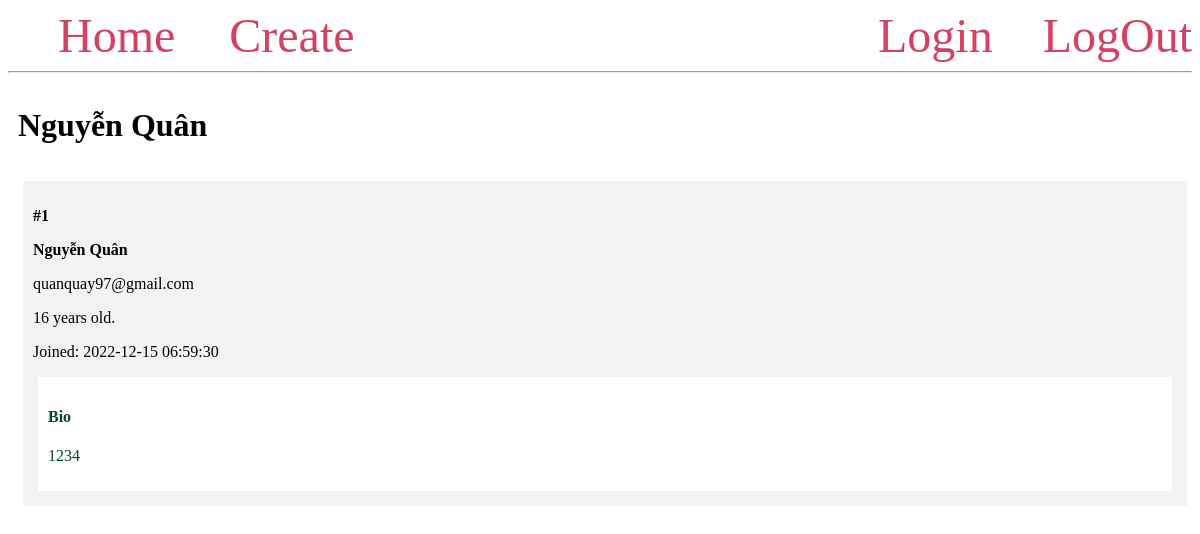
/1/, run on the app's committed database.
### app.py (models this page shows, shortened)
class Student(db.Model):
    id = db.Column(db.Integer, primary_key=True)
    firstname = db.Column(db.String(100), nullable=False)
    lastname = db.Column(db.String(100), nullable=False)
    email = db.Column(db.String(80), unique=True, nullable=False)
    age = db.Column(db.Integer, default=16)
    created_at = db.Column(db.DateTime(timezone=True),
                           server_default=func.now())
    bio = db.Column(db.Text)

### app.py (the view)
@app.route('/<int:student_id>/')
def student(student_id):
    student = Student.query.get_or_404(student_id)
    return render_template('student.html', student=student)

### templates/student.html
{% extends 'base.html' %}
{% block content %}
    <span class="title">
        <h1>{% block title %} {{ student.firstname }} {{ student.lastname }}{% endblock %}</h1>
    </span>
    <div class="content">
            <div class="student">
                <p><b>#{{ student.id }}</b></p>
                <b>
                    <p class="name">{{ student.firstname }} {{ student.lastname }}</p>
                </b>
                <p>{{ student.email }}</p>
                <p>{{ student.age }} years old.</p>
                <p>Joined: {{ student.created_at }}</p>
                <div class="bio">
                    <h4>Bio</h4>
                    <p>{{ student.bio }}</p>
                </div>
            </div>
    </div>
{% endblock %}

### templates/base.html (style rules this page uses)
.title { margin: 5px; }
.content { margin: 5px; width: 100%; display: flex; flex-direction: row; flex-wrap: wrap; }
.student { flex: 20%; padding: 10px; margin: 5px; background-color: #f3f3f3; inline-size: 100%; }
.bio { padding: 10px; margin: 5px; background-color: #ffffff; color: #004835; }

### data on the page
Student: firstname "Nguyễn", lastname "Quân", id "1", email "quanquay97@gmail.com", age "16", created_at "2022-12-15 06:59:30", bio "1234"
